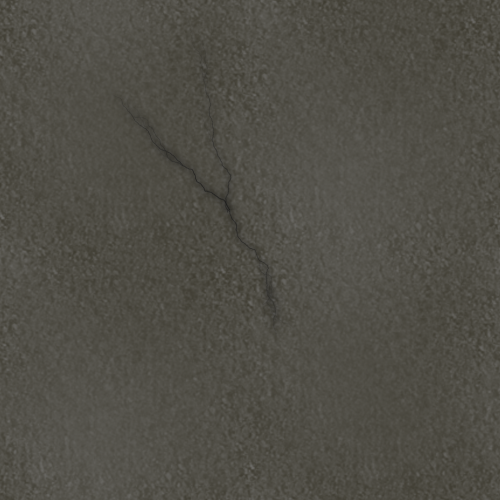
#> input picture assets/concrete-n-crack.png, 1000 x 1000 px (shown at 1/2 size)
$ python grit.py
#> lines starting #> are read from the running program, lines starting #| are printed output that depends on the picture
#!/usr/bin/env python3
"""Shrinks the uploaded 1000px concrete photos into 16px street decals (one cell, a tile in game) (stains, cracks, blood),
as a strip of one-cell decals the pavement renderer lays over random tiles at low opacity.

    python3 tools/grit.py      # assets/concrete-*.png -> assets/src/user/grit.png
Only the dark marks are kept: light concrete becomes transparent, so the game's own pavement shows.
"""
import os
import numpy as np
from PIL import Image
ROOT = os.path.join(os.path.dirname(os.path.abspath(__file__)), '..')
SRC = ['concrete-n-crack.png', 'concrete-n-crack2.png', 'concrete-n-stain.png', 'concrete-n-stain2.png',
       'concrete-n-blood.png', 'concrete-n-blood2.png', 'concrete-n-stain3.png', 'concrete-2-dirt.png']
tiles = []
for f in SRC:
    im = Image.open(os.path.join(ROOT, 'assets', f)).convert('RGB').crop((250, 250, 750, 750)).resize((16, 16), Image.LANCZOS)
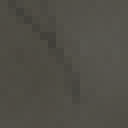
#> im: PIL image 16x16 RGB (shown 8 times larger); mean R, G, B 80.4, 78.3, 70.7
    a = np.asarray(im).astype(float)
    L = a.mean(axis=2)
    mark = np.clip((L.mean() - L) / 40, 0, 1)            # darker than the slab's average = a mark
    rgba = np.dstack([a * .55, (mark * 200).astype(float)]).astype(np.uint8)
    tiles.append(rgba)
#> pass 2 of the loop `for f in SRC:`:
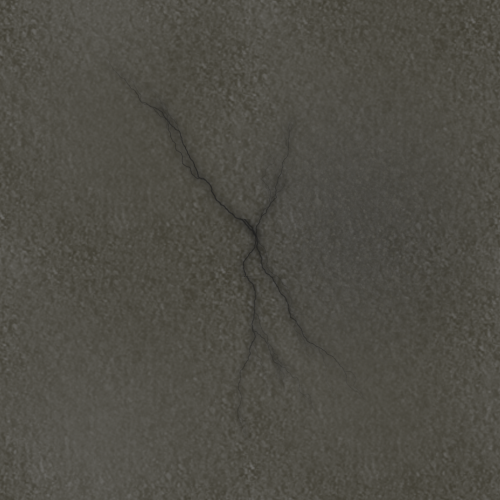
#> input picture assets/concrete-n-crack2.png, 1000 x 1000 px (shown at 1/2 size)
#> `im = Image.open(os.path.join(ROOT, 'assets', f)).convert('RGB').crop((..`:
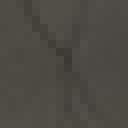
#> im: PIL image 16x16 RGB (shown 8 times larger); mean R, G, B 76, 74.1, 67
#> pass 3 of the loop `for f in SRC:`:
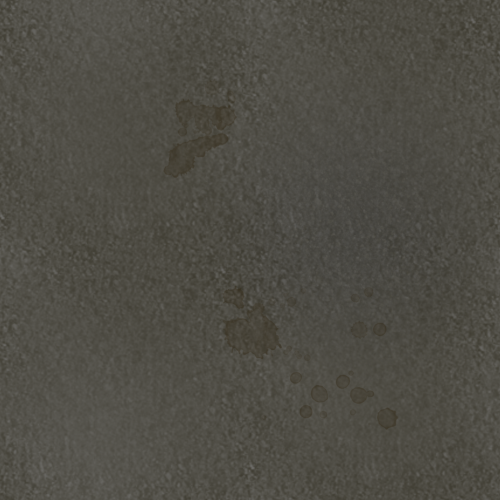
#> input picture assets/concrete-n-stain.png, 1000 x 1000 px (shown at 1/2 size)
#> `im = Image.open(os.path.join(ROOT, 'assets', f)).convert('RGB').crop((..`:
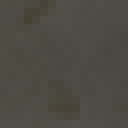
#> im: PIL image 16x16 RGB (shown 8 times larger); mean R, G, B 76.9, 74.8, 67.3
#> (the run stopped early here; a loop or call above may not have finished)
